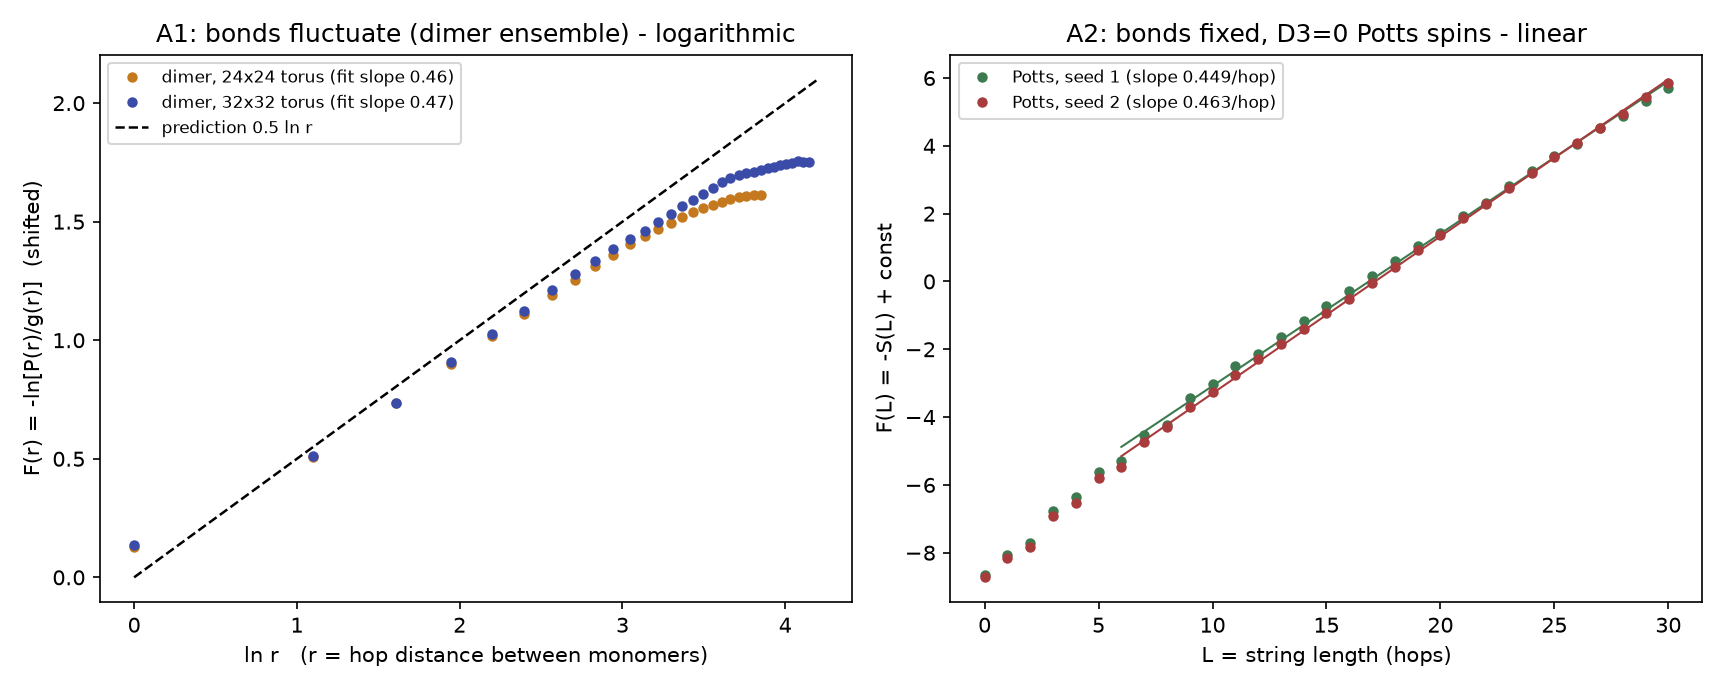

Generate this figure with Python:
"""Fits and figure for ensemble_comparison_A.py results (results/A*.log).

A1 dimer: slope of F(r) against ln r over an intermediate window (small r
excluded for lattice-scale effects, r beyond ~half the torus diameter
excluded for finite-size saturation). Prediction 0.5.

A2 potts: F(L) against L for both seeds; compares a pure-linear fit with
a pure-log fit (same number of parameters) over L >= 6.
"""
import matplotlib
matplotlib.use("Agg")
import matplotlib.pyplot as plt
import numpy as np


def load(path):
    rows = [ln.split() for ln in open(path) if ln[0].isdigit()]
    return np.array([[float(x) for x in r] for r in rows])


def fit_line(x, y):
    A = np.column_stack([np.ones_like(x), x])
    coef, *_ = np.linalg.lstsq(A, y, rcond=None)
    resid = y - A @ coef
    return coef, float(np.sqrt(np.mean(resid ** 2)))


fig, axes = plt.subplots(1, 2, figsize=(11.5, 4.6))

ax = axes[0]
for path, nx, color, rmax in [("results/A1_dimer_NX24.log", 24, "#c5791f", 23),
                              ("results/A1_dimer_NX32.log", 32, "#3b4ba8", 31)]:
    d = load(path)
    r, F = d[:, 0], d[:, 3]
    m = (r >= 5) & (r <= rmax)
    (a, k), rms = fit_line(np.log(r[m]), F[m])
    print(f"A1 NX={nx}: F = {a:.3f} + {k:.3f} ln r  (r in [5,{rmax}], rms {rms:.4f})")
    ax.plot(np.log(r), F - a, "o", ms=4, color=color, label=f"dimer, {nx}x{nx} torus (fit slope {k:.2f})")
lr = np.linspace(0, 4.2, 50)
ax.plot(lr, 0.5 * lr, "k--", lw=1.2, label="prediction 0.5 ln r")
ax.set_xlabel("ln r   (r = hop distance between monomers)")
ax.set_ylabel("F(r) = -ln[P(r)/g(r)]  (shifted)")
ax.set_title("A1: bonds fluctuate (dimer ensemble) - logarithmic")
ax.legend(fontsize=8, loc="upper left")

ax = axes[1]
for path, color, lab in [("results/A2_potts_s1.log", "#3d7a4f", "seed 1"),
                         ("results/A2_potts_s2.log", "#a83b3b", "seed 2")]:
    d = load(path)
    L, F = d[:, 0], d[:, 2]
    m = L >= 6
    (a, s), rms_lin = fit_line(L[m], F[m])
    (b, k), rms_log = fit_line(np.log(L[m]), F[m])
    print(f"A2 {lab}: linear F = {a:.3f} + {s:.4f} L (rms {rms_lin:.3f});  "
          f"log F = {b:.3f} + {k:.3f} ln L (rms {rms_log:.3f})")
    ax.plot(L, F, "o", ms=4, color=color, label=f"Potts, {lab} (slope {s:.3f}/hop)")
    ax.plot(L[m], a + s * L[m], "-", color=color, lw=1)
ax.set_xlabel("L = string length (hops)")
ax.set_ylabel("F(L) = -S(L) + const")
ax.set_title("A2: bonds fixed, D3=0 Potts spins - linear")
ax.legend(fontsize=8, loc="upper left")

fig.tight_layout()
fig.savefig("ensemble_comparison_A_figure.png", dpi=150)
print("saved ensemble_comparison_A_figure.png")
